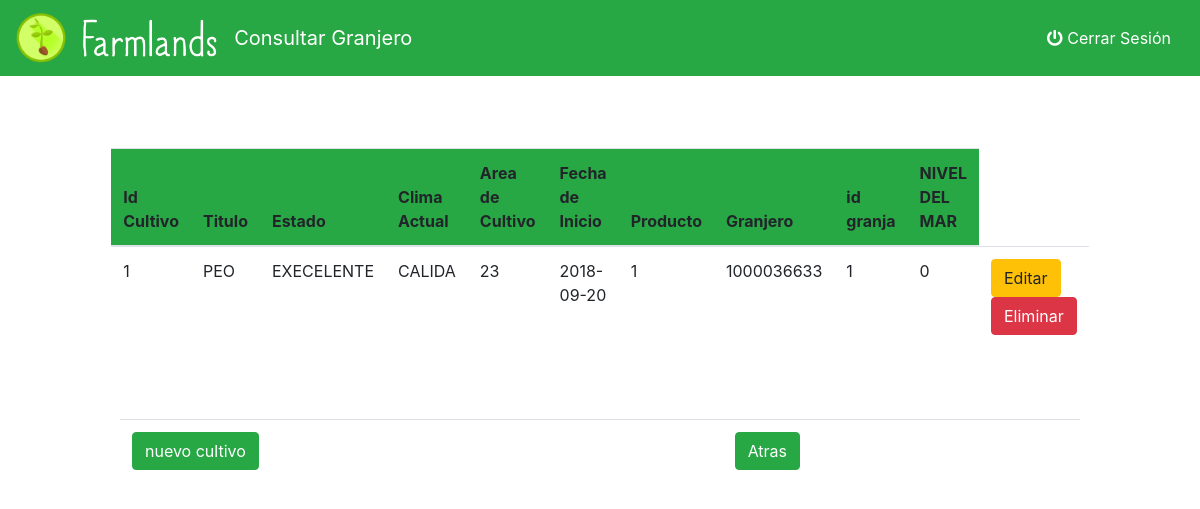
The page /consultar_cultivo.php (signed in) on the database as committed earlier.
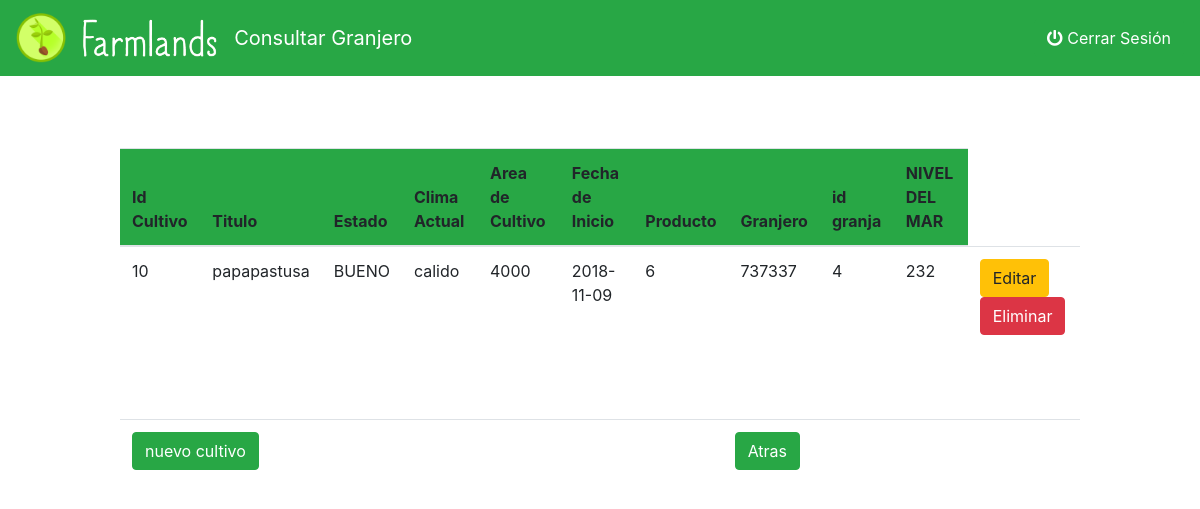
The same page on the database as committed later.
### tables this page shows
CREATE TABLE `cultivo` (
  `ID_CULTIVO` int(11) NOT NULL,
  `TITULO` varchar(30) NOT NULL,
  `ESTADO` varchar(15) NOT NULL,
  `CLIMA_ACTUAL` varchar(15) NOT NULL,
  `AREA_CULTIVO` int(11) NOT NULL,
  `FECHA_INICIO` date NOT NULL,
  `PRODUCTO` int(11) NOT NULL,
  `GRANJERO` int(11) NOT NULL,
  `ID_GRANJA` int(11) NOT NULL,
  `NIVEL_DEL_MAR` int(11) NOT NULL,
  `SECCIONES` int(11) NOT NULL
);

### consultar_cultivo.php (the view, shortened to what this page needs)
<?php
if(isset($_SESSION['resultado']))
{
$cadena = $_SESSION ['resultado'];
$rol = $cadena[3];
?><!doctype html>
<html lang="en">
    <head>
    <link rel="stylesheet" href="https://use.fontawesome.com/releases/v5.5.0/css/all.css">
        <link rel="stylesheet" href="bootstrap.css">
    </head>
    <body>
     <nav class="navbar navbar-expand-lg navbar-success bg-success">
        <a class="navbar-brand" href="menu_principal.php"><img src="assets/icons/Farmlands_logo.png" width="50" height="auto" class="d-inline-block align-center" alt=""></a>
        <a class="navbar-brand" href="menu_principal.php"><img src="assets/icons/Letters.png" width="auto" height="45" class="d-inline-block align-center" alt=""></a>
        <span class="navbar-brand d-inline-block align-center justify-content-center" style="color:#fff;">Consultar Granjero</span>
        <div class="collapse navbar-collapse justify-content-end" id="navbarSupportedContent">
                <ul class="nav justify-content-end">
                    <li class="nav-item">
                        <a href="cerrar.php"><button class="btn btn-success" style="" type="submit" ><i class="fas fa-power-off"></i> Cerrar Sesión</button></a>
                    </li>
                </ul>
        </div>
      </nav>
       <table   class="table" >
            <thead class="bg-success">
                <tr>
                    <th scope="col">Id Cultivo</th>
                    <th scope="col">Titulo</th>
                    <th scope="col">Estado</th>
                    <th scope="col">Clima Actual</th>
                    <th scope="col">Area de Cultivo</th>
                    <th scope="col">Fecha de Inicio</th>
                    <th scope="col">Producto</th>
                    <th scope="col">Granjero</th>
                    <th scope="col">id granja</th>
                    <th scope="col"> NIVEL DEL MAR</th>
                </tr>
            </thead>
            <tbody>
                <?php
                $mysqli = conectar();
                $consulta = "SELECT * FROM  cultivo";
                if ($resultado = $mysqli->query($consulta)) {
                while ($fila = $resultado->fetch_row()) {
                echo "<tr>";
                echo "<td>$fila[0]</td><td>$fila[1]</td><td>$fila[2]</td><td>$fila[3]</td><td>$fila[4]</td><td>$fila[5]</td><td>$fila[6]</td><td>$fila[7]</td><td>$fila[8]</td><td>$fila[9]</td>";
                echo"<td>";
                echo "<a  data-toggle='modal' data-target='#editUsu' data-id_cultivo='" . $fila[0] . "' data-titulo='" . $fila[1] . "' data-estado='" . $fila[2] . "' data-clima_actual='" . $fila[3] . "' data-area_cultivo='" . $fila[4] . "' data-fecha_inicio='" . $fila[5] . "' data-producto='" . $fila[6] . "' data-granjero='" . $fila[7] . "' data-id_granja='" . $fila[8] . "' data-mar='" . $fila[9]  . "' class='btn btn-warning'><span class='glyphicon glyphicon-pencil'></span>Editar</a> ";
                echo "<a class='btn btn-danger' href='eliminar_cultivo.php?ID_CULTIVO=" . $fila[0] . "'><span class='glyphicon glyphicon-remove'></span>Eliminar</a>";
                echo "</td>";
                echo "</tr>";
                }
                }
                ?>
            </tbody>
        </table>
        <table   class="table" >
            <tr>
                <th scope="col"><button  data-toggle="modal" data-target="#nuevoUsu" class="btn btn-success" type="submit">nuevo cultivo</button></th>
                <?php
                if ($rol == 'administrador'){
                ?>
                <th scope="col"> <a href="Menu_principal.php"><button class="btn btn-success" type="submit">Atras</button></a></th>
                <?php
                }
                else if ($rol == 'granjero'){
                ?>
                <th scope="col"> <a href="Menu_granjero.php"><button class="btn btn-success" type="submit">Atras</button></a></th>
<?php
}
?>
            </tr>
        </table>
</body>
</html>
<?php
}
else {
    ?>
    <META HTTP-EQUIV="Refresh" CONTENT="0; URL=index.php">
    <?php
}
?>

Rows that differ between the two databases and show on the page:
removed cultivo: ID_CULTIVO "1", TITULO "PEO", ESTADO "EXECELENTE", CLIMA_ACTUAL "CALIDA", AREA_CULTIVO "23", FECHA_INICIO "2018-09-20", PRODUCTO "1", GRANJERO "1000036633", ID_GRANJA "1", NIVEL_DEL_MAR "0"
added cultivo: ID_CULTIVO "10", TITULO "papapastusa", ESTADO "BUENO", CLIMA_ACTUAL "calido", AREA_CULTIVO "4000", FECHA_INICIO "2018-11-09", PRODUCTO "6", GRANJERO "737337", ID_GRANJA "4", NIVEL_DEL_MAR "232"
